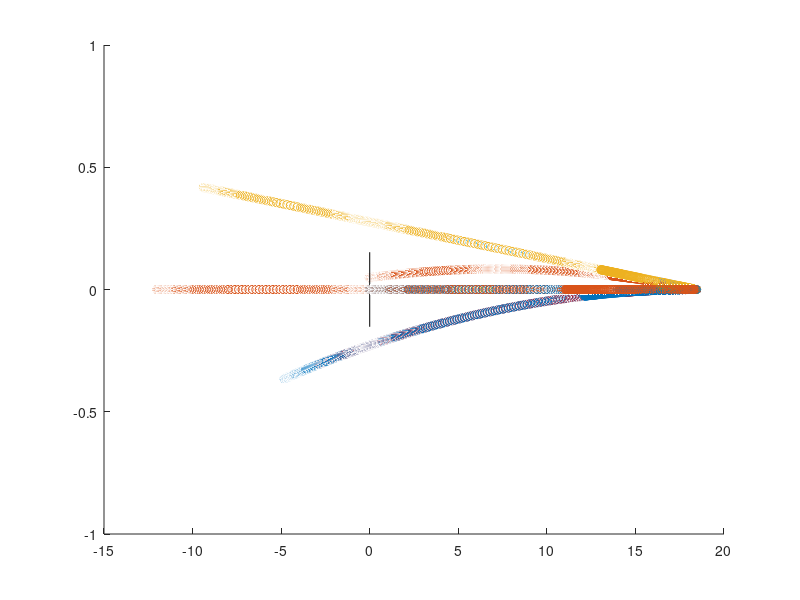

MATLAB code for this plot:
function main
    hold on
    fprintf('start\n');

   % option 1
   tab1 = Devoir2(1, [-120*1000/3600 0 4.55*1000/3600]);
    x1 = tab1(:, 5);
    y1 = tab1(:, 6);
    z1 = tab1(:, 7);
    scatter3(x1,y1,z1);
    tab2 = Devoir2(1, [-120*1000/3600 0 7.79*1000/3600]);
    x2 = tab2(:, 5);
    y2 = tab2(:, 6);
    z2 = tab2(:, 7);
   scatter3(x2,y2,z2);
   tab3 = Devoir2(1, [-120*1000/3600 1.8*1000/3600 5.63*1000/3600]);
    x3 = tab3(:, 5);
    y3 = tab3(:, 6);
    z3 = tab3(:, 7);
    scatter3(x3,y3,z3);
    % option 1 end

    % option 2
   tab21 = Devoir2(2, [-120*1000/3600 0 4.55*1000/3600]);
    x21 = tab21(:, 5);
    y21 = tab21(:, 6);
    z21 = tab21(:, 7);
    scatter3(x21,y21,z21);
    tab22 = Devoir2(2, [-120*1000/3600 0 7.79*1000/3600]);
    x22 = tab22(:, 5);
    y22 = tab22(:, 6);
    z22 = tab22(:, 7);
    scatter3(x22,y22,z22);
    tab23 = Devoir2(2, [-120*1000/3600 1.8*1000/3600 5.63*1000/3600]);
    x23 = tab23(:, 5);
    y23 = tab23(:, 6);
    z23 = tab23(:, 7);
    scatter3(x23,y23,z23);
    % option 2 end

   % option 3
   tab31 = Devoir2(3, [-120*1000/3600 0 4.55*1000/3600]);
    x31 = tab31(:, 5);
    y31 = tab31(:, 6);
    z31 = tab31(:, 7);
    scatter3(x31,y31,z31);
    tab32 = Devoir2(3, [-120*1000/3600 0 7.79*1000/3600]);
    x32 = tab32(:, 5);
    y32 = tab32(:, 6);
    z32 = tab32(:, 7);
    scatter3(x32,y32,z32);
   tab33 = Devoir2(3, [-120*1000/3600 1.8*1000/3600 5.63*1000/3600]);
    x33 = tab33(:, 5);
    y33 = tab33(:, 6);
    z33 = tab33(:, 7);
    scatter3(x33,y33,z33);
    % option 3 end

    zp = ZonePrise();
    patch( [0 0 0 0], [zp(3) zp(3) zp(1) zp(1)], [zp(4) zp(2) zp(2) zp(4)], [0.5 0.5 0.5])
    axis([-15 20 -1 1 0 3]); 
end

function y = dt()
    y = 0.1;
end

function y = Pos0()
    y = [18.44 0 2.1];
end

function y = db()
     y = 0.073;
end

function y = mb()
    y = 0.145;
end

function y = ZonePrise()
     y = [-0.1524 0.8 0.1525 1.8];
end

function y = pAir()
    y = 1.1644;
end

function y = Cv()
    y = 1.45
end

function y = w()
    y = [0 0 50];
end

function y = Cm(w)
    norme = norm(w);
    y = 1.6*10^(-3)*norme;
end

function y = Devoir2(option, vi)
    deltaT = dt();
    qSol = zeros(7);
    pos = Pos0();
    qSol(1,:) = [0 vi(1) vi(2) vi(3) pos(1) pos(2) pos(3)];
    i = 1;
result = 0;
    while( i == 1 || result == 0 )
        switch option
            case 1
                qSol(i+1,:) = SEDEuler(qSol(i,:), deltaT, G1(qSol(i,:), deltaT));
             case 2
                qSol(i+1,:) = SEDEuler(qSol(i,:), deltaT, G2(qSol(i,:), deltaT));
             case 3
                 qSol(i+1,:) = SEDEuler(qSol(i,:), deltaT, G3(qSol(i,:), deltaT));
        end
        i = i + 1;
    result = estArrive(qSol(i, :), qSol(i-1,:));
    end
    %qsol(1) est le temps
    % result-1 = 0 si sol, sinon = 1 si prise
    qfinal = zeros(8);
    d = size(qSol);
    i = 1;
    while(i <= d(1))
        qfinal(i,:) = [result-1 qSol(i,2) qSol(i,3) qSol(i,4) qSol(i,5) qSol(i,6) qSol(i,7) qSol(i,1)];
        i = i+1;
    end
    y = qfinal; %[result-1 qSol(:,2) qSol(:,3) qSol(:,4) qSol(:,5) qSol(:,6) qSol(:,7) qSol(:,1)];
end

function y = estArrive(q1, q0)
    zone = ZonePrise();
    rayon = db()/2;
    y=0;
    vitesse = [q1(2) q1(3) q1(4)];
    pos = [q1(5) q1(6) q1(7)];
    if(q1(7) <= 0)
        y=1;
        fprintf('arrive a terre avec t=%f, pos=%s, vitesse=%s,   \n', q1(1), mat2str(pos), mat2str(vitesse));
    else if (q1(5) <= 0 && q0(5) >= 0)
            if(q1(6) - rayon >= zone(1) && q1(6) + rayon <= zone(3))
                if(q1(7) - rayon >= zone(2) && q1(7) + rayon <= zone(4))
                    y =2;
                    fprintf('arrive dans la zone avec t=%f, pos=%s, vitesse=%s,   \n', q1(1), mat2str(pos), mat2str(vitesse));
                end
            end
        end
    end 
end

function qs= SEDEuler (q0 ,Deltat , fonctiong )
    % Solution ED dq/dt= fonctiong (q,t)
    % Methode de Euler
    % qs : vecteur final [tf q(tf )]
    % q0 : vecteur initial [ti q(ti )]
    % Deltat : intervalle de temps
    % fonctiong : membre de droite de ED.
    % Ceci est un m- file de matlab
    % qui retourne [1 dq/dt(ti )]
    qs=q0+ fonctiong* Deltat + [Deltat 0 0 0 0 0 0];
    maxIt = 100;
    nbIt = 1;
    % Extrapolation de Richardson
    while (nbIt < maxIt)
        % Calculer avec plus de precision
        nbIt = nbIt*2;
        DeltatPetit = Deltat/nbIt;
        q2=q0+ fonctiong* DeltatPetit + [DeltatPetit 0 0 0 0 0 0];
        % Determiner le taux d'erreur
        avgsol=(q2+qs)/2.;
        ErrSol=(q2-qs);
        MaxErr=max(abs(ErrSol./avgsol));
        qs = q2;
        % Si le taux d'erreur est acceptable, quitter la boucle
        if(MaxErr < 0.05)
            qs = qs + ErrSol/15.;
            break;
        end
    end
end

function y = G1(q0, deltaT)
    y = [0 0 0 -9.8 q0(2) q0(3) q0(4)];
end

function y = G2(q0, ~)
    norme = norm([q0(2) q0(3) q0(4)]);
    ax = -(((pi*db()*db())/8)*pAir()*Cv()*norme*q0(2))/mb();
    ay = -(((pi*db()*db())/8)*pAir()*Cv()*norme*q0(3))/mb();
    az = -(((pi*db()*db())/8)*pAir()*Cv()*norme*q0(4))/mb() - 9.8;
    y = [0 ax ay az q0(2) q0(3) q0(4)];
end

function y = G3(q0, deltaT)
    v = [q0(2) q0(3) q0(4)]
    normeV = norm(v);
    normeW = norm(w());
    a = (cross((((pi*db()*db())/8)*pAir()*Cm(w())*normeV/normeW*w()),v)/mb()) -(((pi*db()*db())/8)*pAir()*Cv()*normeV*v)/mb();
    y = [0 a(1) a(2) a(3)-9.8 q0(2) q0(3) q0(4)];
end
